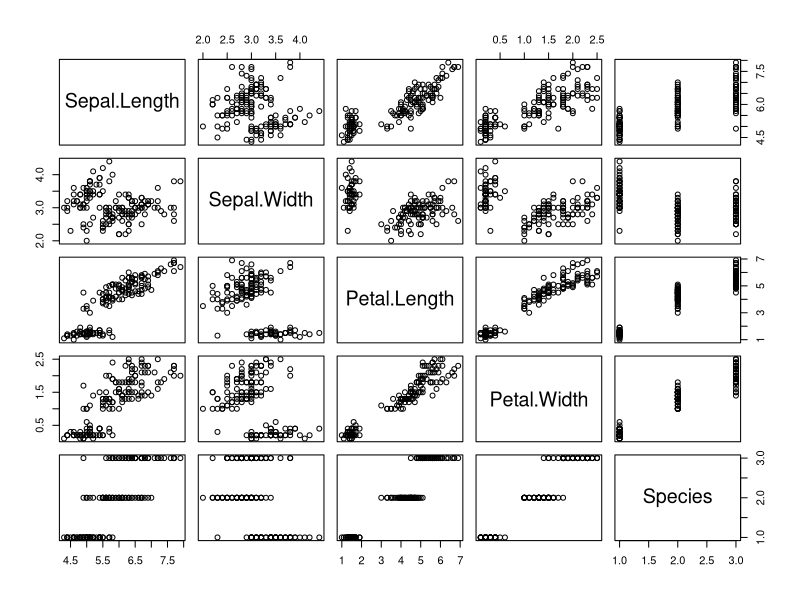
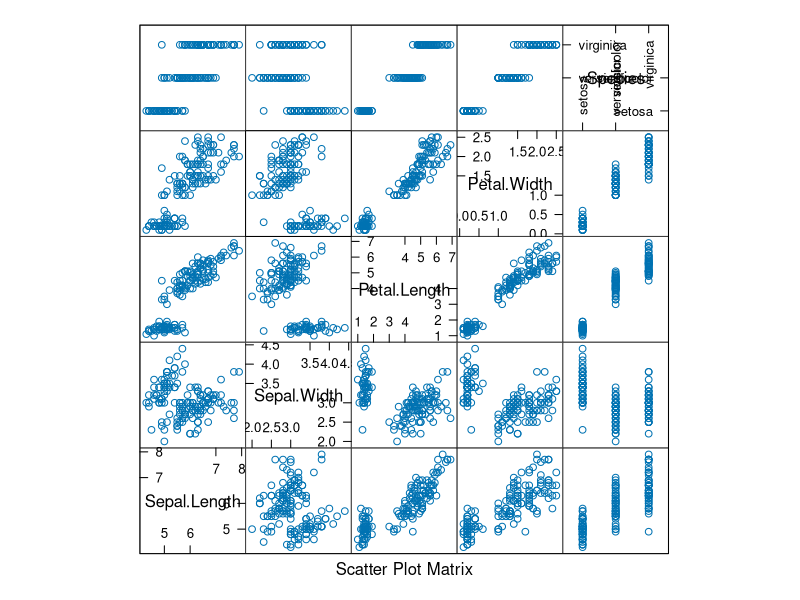
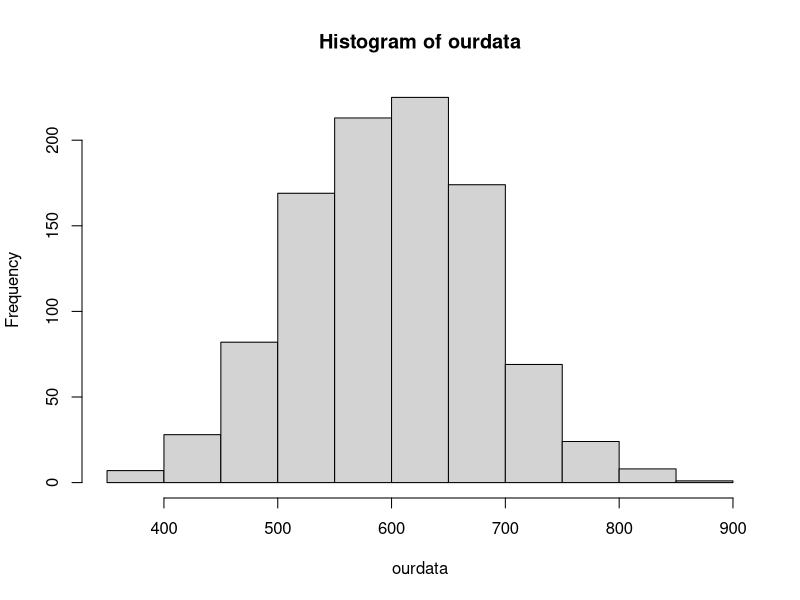

Source code (R) for these figures, in order:
pairs(iris)

library(lattice)
splom(iris)

# Packages - stats, nortest(for tests of normality), multcomp(for inference in 
# parametric models), mutoss(multiple testing procedures), agricolae(Duncan test,
# Scheffe adjustment), coin(for inference in permuatiotions), DTK(Dunett Tukey
# Kramer - this is adjusted for unbalanced samples)


############################  Z test ##########################################
? prop.test

set.seed(2489)
ourdata = rnorm(1000, mean=600, sd=80)
hist(ourdata)
'
we want to test if 50% of "ourdata" is greater than 700
H0: equal proportion 50/50 of data greater and smaller 700
at first we need to create an object that sorts for counts greater 700'

sortedobject<- ifelse(ourdata >700, "yes", "no")
table(sortedobject)

totalnumber = 1000
yes = 102
prop.test(x=yes, n=totalnumber, alternative="two.sided")
'
This tells us that there is no equal distribution (yes vs no) of >700
There is also an estimated probability of yes of approx. 0.1
'

'1 sided test is also possible
- here we are stating H0 that the prob >700 is greater than 0.5'
prop.test(x=yes, n=totalnumber, alternative="less")

'here we are stating H0 that the prob >700 is smaller than 0.5'
prop.test(x=yes, n=totalnumber, alternative="greater")

'- lets create an object of our Test'
mytest = prop.test(x=yes, n=totalnumber, alternative="two.sided")
'- data we can extract from our object'
names(mytest)

# this tells us that the probability  >700 is ~10%
mytest$estimate

'- this tells us that the probability >700 is approx 10%
- if we would have a small sample we could also use the prop.test
- but correct=T should be used
- alternatively for small n t.test is an option'